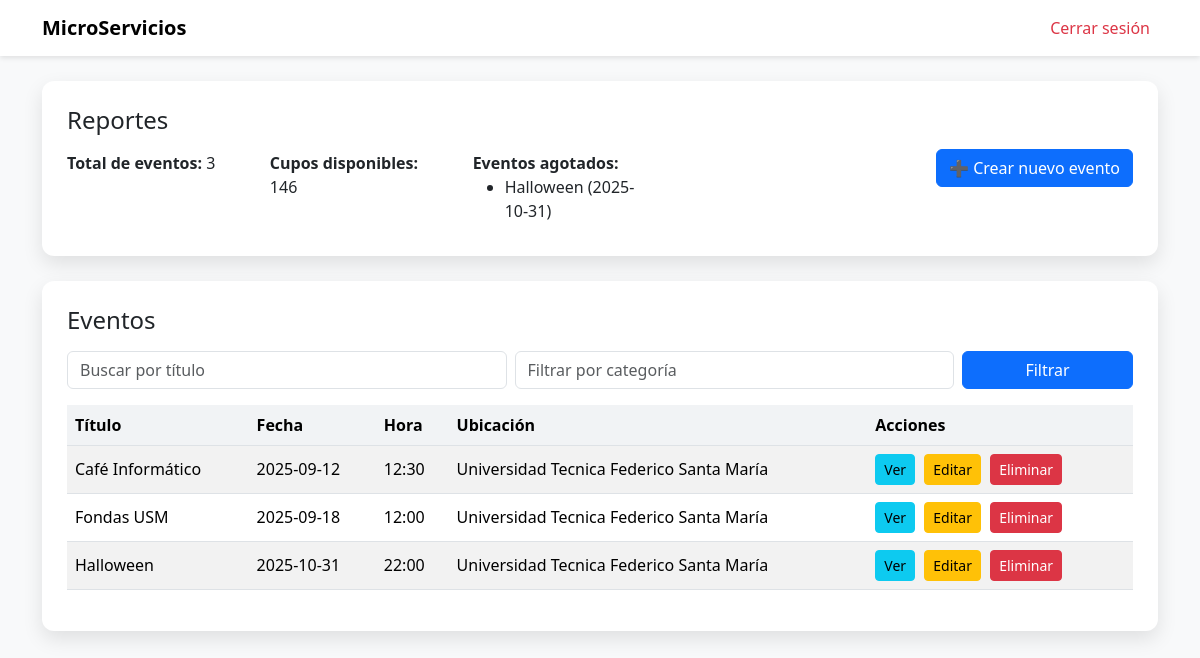
Screenshot of / (signed in) with the database file from the repository.
### models.py (models this page shows)
class Event(db.Model):
    id = db.Column(db.Integer, primary_key=True)
    title = db.Column(db.String(100), nullable=False)
    description = db.Column(db.Text, nullable=True)
    date = db.Column(db.DateTime, nullable=False, default=datetime.datetime.utcnow)
    location = db.Column(db.String(100), nullable=False)
    category = db.Column(db.String(50), nullable=False)
    price = db.Column(db.Integer, nullable=False)
    capacity = db.Column(db.Integer, nullable=False)
    user_id = db.Column(db.Integer, db.ForeignKey('user.id'), nullable=False)
    creator = db.relationship('User', backref=db.backref('events', lazy=True))

### routes.py (the view)
@app.route('/', methods=['GET', 'POST'])
@login_required
def home():
    query = Event.query
    category = request.args.get('category')
    if category:
        query = query.filter(Event.category.ilike(f"%{category}%"))
    search = request.args.get('search')
    if search:
        query = query.filter(Event.title.ilike(f"%{search}%"))
    events = query.order_by(Event.date).all()
    total_eventos = len(events)
    total_cupos = sum(event.capacity for event in events)
    eventos_agotados = [event for event in events if event.capacity == 0]
    return render_template(
        'home.html',
        events=events,
        search=search,
        category=category,
        total_eventos=total_eventos,
        total_cupos=total_cupos,
        eventos_agotados=eventos_agotados
    )

### routes.py (called while the page is built)
@login_manager.user_loader
def load_user(user_id):
    return User.query.get(int(user_id))

### templates/home.html (shortened to what this page needs)
<!DOCTYPE html>
<html lang="en">
<head>
  <link href="https://cdn.jsdelivr.net/npm/bootstrap@5.3.3/dist/css/bootstrap.min.css" rel="stylesheet">
</head>
<body>
<nav class="navbar navbar-expand-lg navbar-light bg-white">
  <div class="container">
    <a class="navbar-brand fw-bold" href="{{ url_for('home') }}">MicroServicios</a>
    <div class="collapse navbar-collapse justify-content-end">
      <ul class="navbar-nav">
        <li class="nav-item"><a class="nav-link text-danger" href="{{ url_for('logout') }}">Cerrar sesión</a></li>
      </ul>
    </div>
  </div>
</nav>
<div class="container">
  <div class="card-custom d-flex justify-content-between align-items-center">
    <div>
      <h4 class="mb-3">Reportes</h4>
      <div class="row">
        <div class="col-md-4 mb-2"><strong>Total de eventos:</strong> {{ total_eventos }}</div>
        <div class="col-md-4 mb-2"><strong>Cupos disponibles:</strong> {{ total_cupos }}</div>
        <div class="col-md-4 mb-2">
          <strong>Eventos agotados:</strong>
          {% if eventos_agotados %}
            <ul class="mb-0">
              {% for event in eventos_agotados %}
                <li>{{ event.title }} ({{ event.date.strftime('%Y-%m-%d') }})</li>
              {% endfor %}
            </ul>
          {% else %}
            0
          {% endif %}
        </div>
      </div>
    </div>
    <div class="text-end">
      <a href="{{ url_for('create_event') }}" class="btn btn-primary">➕ Crear nuevo evento</a>
    </div>
  </div>
  <div class="card-custom">
    <h4 class="mb-3">Eventos</h4>
    <form method="get" class="row g-2 mb-3 filter-form">
      <div class="col-md-5">
        <input type="text" name="search" value="{{ search or '' }}" class="form-control" placeholder="Buscar por título">
      </div>
      <div class="col-md-5">
        <input type="text" name="category" value="{{ category or '' }}" class="form-control" placeholder="Filtrar por categoría">
      </div>
      <div class="col-md-2 d-grid">
        <button type="submit" class="btn btn-primary">Filtrar</button>
      </div>
    </form>
    {% if events %}
      <div class="table-responsive">
        <table class="table table-hover table-striped align-middle">
          <thead>
            <tr>
              <th>Título</th>
              <th>Fecha</th>
              <th>Hora</th>
              <th>Ubicación</th>
              <th>Acciones</th>
            </tr>
          </thead>
          <tbody>
            {% for event in events %}
            <tr>
              <td>{{ event.title }}</td>
              <td>{{ event.date.strftime('%Y-%m-%d') }}</td>
              <td>{{ event.date.strftime('%H:%M') }}</td>
              <td>{{ event.location }}</td>
              <td class="table-actions">
                <a href="{{ url_for('view_event', event_id=event.id) }}" class="btn btn-info btn-sm">Ver</a>
                <a href="{{ url_for('edit_event', event_id=event.id) }}" class="btn btn-warning btn-sm">Editar</a>
                <form method="POST" action="{{ url_for('delete_event', event_id=event.id) }}" style="display:inline;">
                  <button type="submit" class="btn btn-danger btn-sm">Eliminar</button>
                </form>
              </td>
            </tr>
            {% endfor %}
          </tbody>
        </table>
      </div>
    {% else %}
      <p class="mt-3">No hay eventos que coincidan con los filtros.</p>
    {% endif %}
  </div>
</div>
</body>
</html>

### templates/home.html (style rules this page uses)
body, html { background: #f8f9fa; }
.navbar { box-shadow: 0 2px 5px rgba(0,0,0,0.1); }
.card-custom { background: white; padding: 25px; border-radius: 12px; box-shadow: 0 8px 20px rgba(0,0,0,0.1); margin-top: 25px; }
.table thead th { background-color: #f1f3f5; }
.table-actions .btn { margin-right: 5px; }
.filter-form .form-control { height: 38px; }

### rows the page displays
Event: title "Halloween", date "2025-10-31", date "22:00", location "Universidad Tecnica Federico Santa María"
Event: title "Café Informático", date "2025-09-12", date "12:30", location "Universidad Tecnica Federico Santa María"
Event: title "Fondas USM", date "2025-09-18", date "12:00", location "Universidad Tecnica Federico Santa María"

### other values shown
{{ total_eventos }} "3"
{{ total_cupos }} "146"
